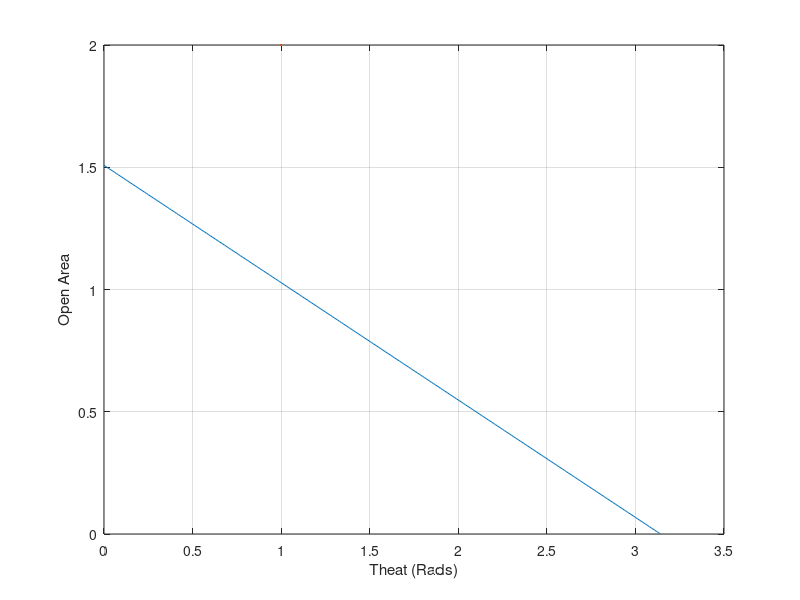

This figure's MATLAB source:
clc
close all
clear 
%% Half circe dor damping area 
theta = 0:0.01:pi;
R = 1;
r = 0.2;
Area_Turn = (theta/(2*pi))*pi*(R^2-r^2);
Area_Open = (pi/2)*(R^2-r^2);
Area_damper = Area_Open-Area_Turn;

figure
plot(theta,Area_damper,LineWidth=2)
grid on 
xlabel("Theat (Rads)")
ylabel("Open Area")

